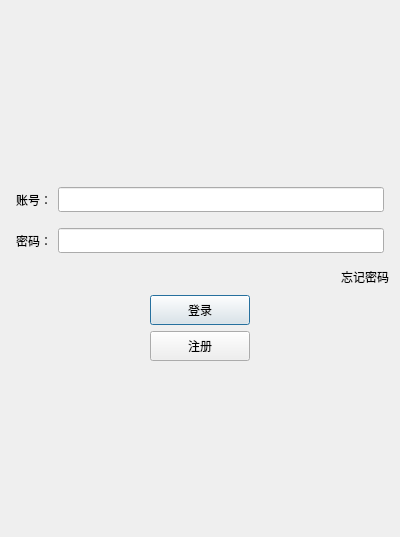
<?xml version="1.0" encoding="UTF-8"?>
<ui version="4.0">
 <class>LoginDialog</class>
 <widget class="QDialog" name="LoginDialog">
  <property name="geometry">
   <rect>
    <x>0</x>
    <y>0</y>
    <width>400</width>
    <height>537</height>
   </rect>
  </property>
  <property name="windowTitle">
   <string>Dialog</string>
  </property>
  <layout class="QVBoxLayout" name="verticalLayout_2">
   <item>
    <widget class="QWidget" name="widget" native="true">
     <layout class="QGridLayout" name="gridLayout">
      <item row="0" column="0">
       <widget class="QLabel" name="label">
        <property name="text">
         <string/>
        </property>
        <property name="pixmap">
         <pixmap resource="rc.qrc">:/res/ali.jpg</pixmap>
        </property>
        <property name="alignment">
         <set>Qt::AlignCenter</set>
        </property>
       </widget>
      </item>
      <item row="1" column="0">
       <spacer name="verticalSpacer">
        <property name="orientation">
         <enum>Qt::Vertical</enum>
        </property>
        <property name="sizeHint" stdset="0">
         <size>
          <width>20</width>
          <height>40</height>
         </size>
        </property>
       </spacer>
      </item>
     </layout>
    </widget>
   </item>
   <item>
    <layout class="QVBoxLayout" name="verticalLayout">
     <item>
      <layout class="QHBoxLayout" name="horizontalLayout">
       <property name="leftMargin">
        <number>5</number>
       </property>
       <property name="topMargin">
        <number>5</number>
       </property>
       <property name="rightMargin">
        <number>5</number>
       </property>
       <property name="bottomMargin">
        <number>5</number>
       </property>
       <item>
        <widget class="QLabel" name="user_label">
         <property name="minimumSize">
          <size>
           <width>0</width>
           <height>25</height>
          </size>
         </property>
         <property name="maximumSize">
          <size>
           <width>16777215</width>
           <height>25</height>
          </size>
         </property>
         <property name="text">
          <string>账号：</string>
         </property>
        </widget>
       </item>
       <item>
        <widget class="QLineEdit" name="user_edit">
         <property name="minimumSize">
          <size>
           <width>0</width>
           <height>25</height>
          </size>
         </property>
         <property name="maximumSize">
          <size>
           <width>16777215</width>
           <height>25</height>
          </size>
         </property>
        </widget>
       </item>
      </layout>
     </item>
    </layout>
   </item>
   <item>
    <layout class="QHBoxLayout" name="horizontalLayout_2">
     <property name="leftMargin">
      <number>5</number>
     </property>
     <property name="topMargin">
      <number>5</number>
     </property>
     <property name="rightMargin">
      <number>5</number>
     </property>
     <property name="bottomMargin">
      <number>5</number>
     </property>
     <item>
      <widget class="QLabel" name="pw_label">
       <property name="minimumSize">
        <size>
         <width>0</width>
         <height>25</height>
        </size>
       </property>
       <property name="maximumSize">
        <size>
         <width>16777215</width>
         <height>25</height>
        </size>
       </property>
       <property name="text">
        <string>密码：</string>
       </property>
      </widget>
     </item>
     <item>
      <widget class="QLineEdit" name="pw_edit">
       <property name="minimumSize">
        <size>
         <width>0</width>
         <height>25</height>
        </size>
       </property>
       <property name="maximumSize">
        <size>
         <width>16777215</width>
         <height>25</height>
        </size>
       </property>
      </widget>
     </item>
    </layout>
   </item>
   <item>
    <layout class="QHBoxLayout" name="horizontalLayout_3">
     <item>
      <spacer name="horizontalSpacer">
       <property name="orientation">
        <enum>Qt::Horizontal</enum>
       </property>
       <property name="sizeHint" stdset="0">
        <size>
         <width>40</width>
         <height>20</height>
        </size>
       </property>
      </spacer>
     </item>
     <item>
      <widget class="QLabel" name="reset_label">
       <property name="minimumSize">
        <size>
         <width>0</width>
         <height>25</height>
        </size>
       </property>
       <property name="maximumSize">
        <size>
         <width>16777215</width>
         <height>25</height>
        </size>
       </property>
       <property name="text">
        <string>忘记密码</string>
       </property>
      </widget>
     </item>
    </layout>
   </item>
   <item>
    <layout class="QHBoxLayout" name="horizontalLayout_4">
     <item>
      <spacer name="horizontalSpacer_3">
       <property name="orientation">
        <enum>Qt::Horizontal</enum>
       </property>
       <property name="sizeHint" stdset="0">
        <size>
         <width>40</width>
         <height>20</height>
        </size>
       </property>
      </spacer>
     </item>
     <item>
      <widget class="QPushButton" name="login_btn">
       <property name="minimumSize">
        <size>
         <width>100</width>
         <height>30</height>
        </size>
       </property>
       <property name="text">
        <string>登录</string>
       </property>
      </widget>
     </item>
     <item>
      <spacer name="horizontalSpacer_2">
       <property name="orientation">
        <enum>Qt::Horizontal</enum>
       </property>
       <property name="sizeHint" stdset="0">
        <size>
         <width>40</width>
         <height>20</height>
        </size>
       </property>
      </spacer>
     </item>
    </layout>
   </item>
   <item>
    <layout class="QHBoxLayout" name="horizontalLayout_5">
     <item>
      <spacer name="horizontalSpacer_5">
       <property name="orientation">
        <enum>Qt::Horizontal</enum>
       </property>
       <property name="sizeHint" stdset="0">
        <size>
         <width>40</width>
         <height>20</height>
        </size>
       </property>
      </spacer>
     </item>
     <item>
      <widget class="QPushButton" name="reg_btn">
       <property name="minimumSize">
        <size>
         <width>100</width>
         <height>30</height>
        </size>
       </property>
       <property name="text">
        <string>注册</string>
       </property>
      </widget>
     </item>
     <item>
      <spacer name="horizontalSpacer_4">
       <property name="orientation">
        <enum>Qt::Horizontal</enum>
       </property>
       <property name="sizeHint" stdset="0">
        <size>
         <width>40</width>
         <height>20</height>
        </size>
       </property>
      </spacer>
     </item>
    </layout>
   </item>
   <item>
    <spacer name="verticalSpacer_2">
     <property name="orientation">
      <enum>Qt::Vertical</enum>
     </property>
     <property name="sizeHint" stdset="0">
      <size>
       <width>20</width>
       <height>40</height>
      </size>
     </property>
    </spacer>
   </item>
  </layout>
 </widget>
 <resources>
  <include location="rc.qrc"/>
 </resources>
 <connections/>
</ui>
